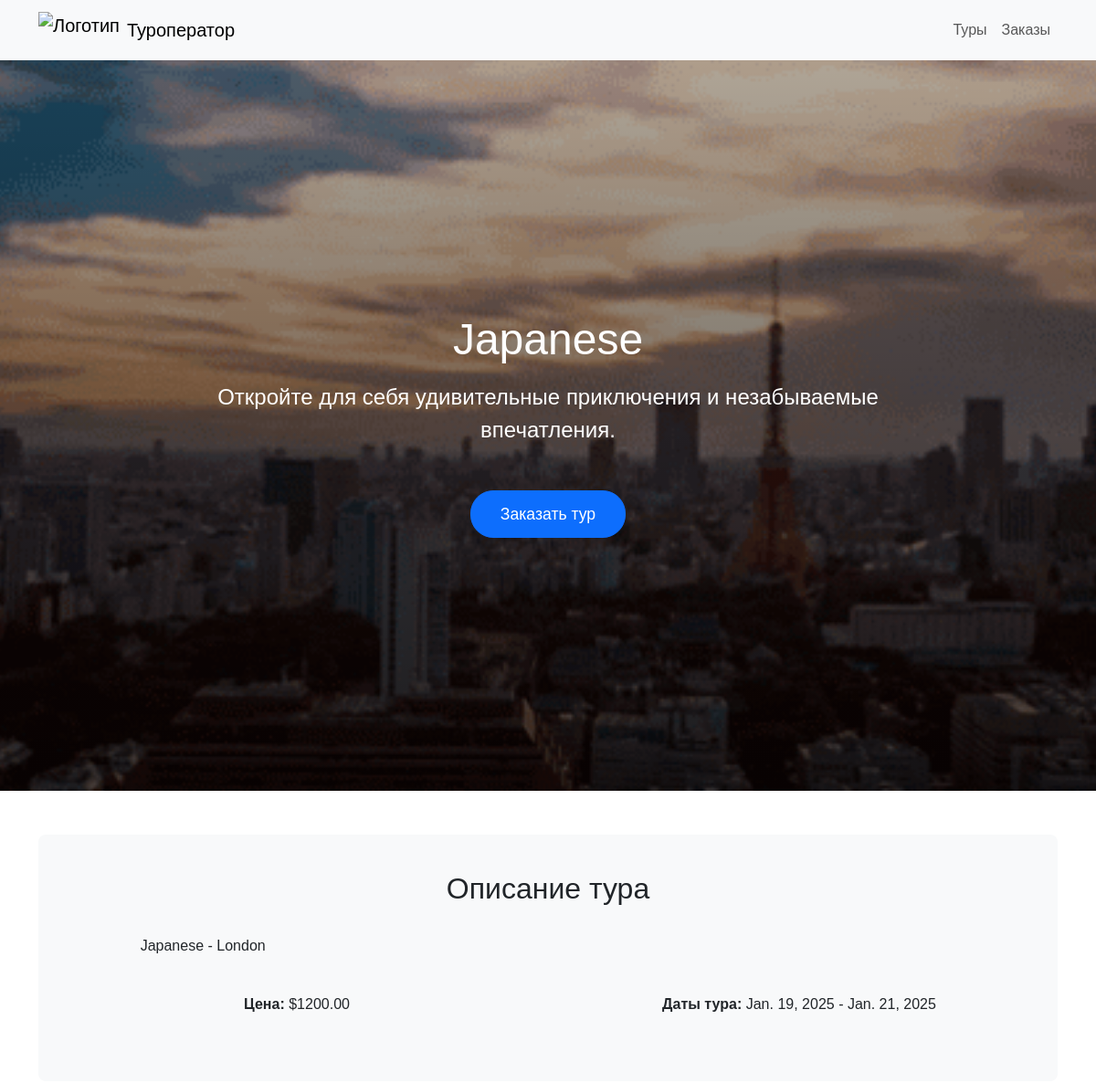
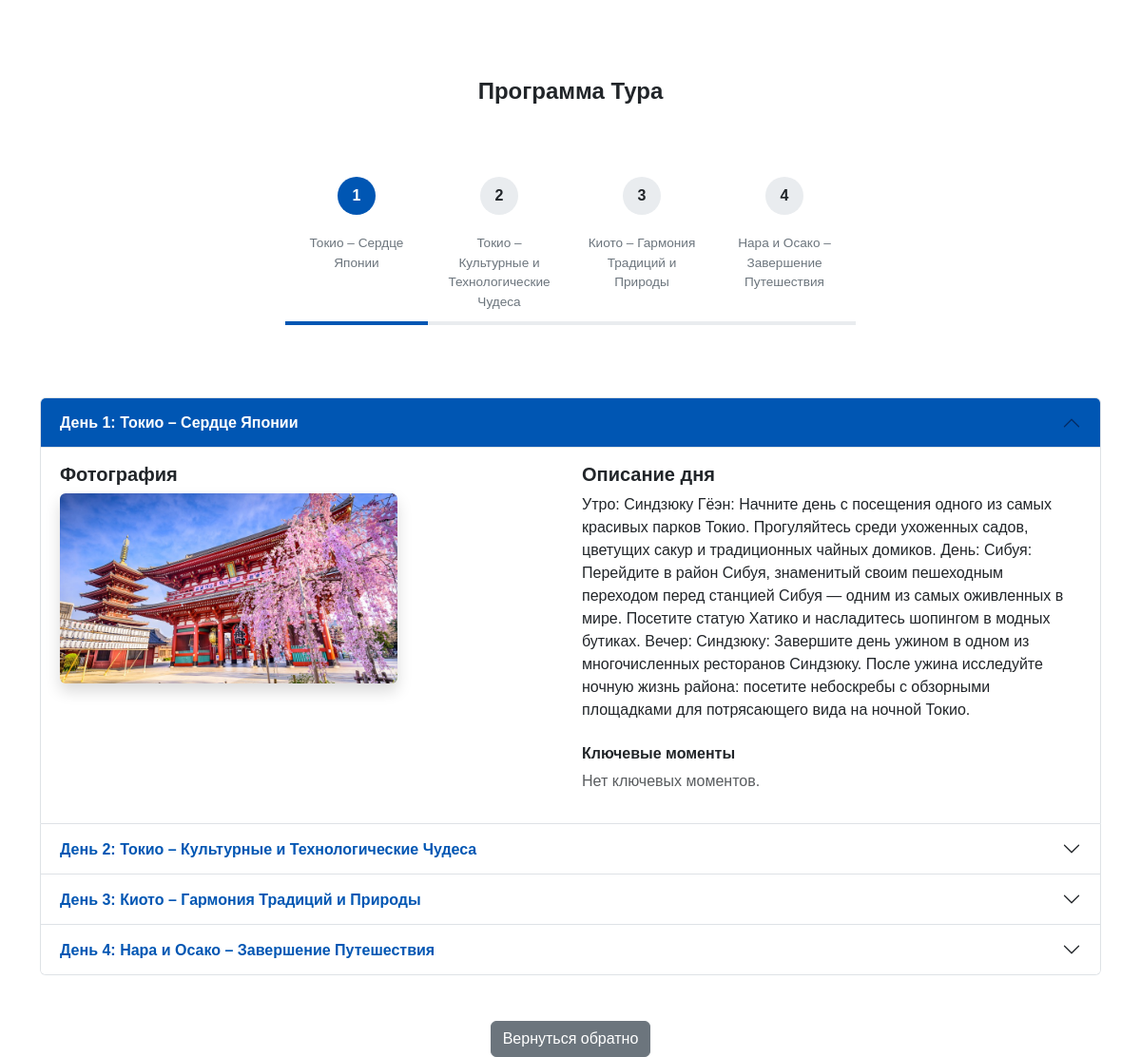
Page /tours/2/ on the committed database (2 pictures, top to bottom).
### tours/models.py (models this page shows, shortened)
class Tour(models.Model):
    name = models.CharField(max_length=100)
    description = models.TextField()
    price = models.DecimalField(max_digits=10, decimal_places=2)
    start_date = models.DateField()
    end_date = models.DateField()
    image = models.ImageField(upload_to='tour_images/', blank=True, null=True)
    gif = models.ImageField(upload_to='tours_gifs/', blank=True, null=True)
    latitude = models.FloatField(blank=True, null=True)
    longitude = models.FloatField(blank=True, null=True)

class TourDay(models.Model):
    tour = models.ForeignKey(Tour, on_delete=models.CASCADE, related_name='days')
    day_number = models.PositiveIntegerField()
    title = models.CharField(max_length=200)
    description = models.TextField()
    image = models.ImageField(upload_to='tour_day_images/', blank=True, null=True)

### tours/views.py (the view)
# urls.py: path("tours/<int:tour_id>/", views.tour_detail, name="tour_detail"),
def tour_detail(request, tour_id):
    tour = get_object_or_404(Tour, id=tour_id)
    return render(request, 'tour_detail.html', {'tour': tour})

### tours/templates/tour_detail.html (shortened to what this page needs)
{% load static %}
<!DOCTYPE html>
<html lang="ru">
<head>
    <link rel="stylesheet" href="https://cdn.jsdelivr.net/npm/bootstrap@5.3.0/dist/css/bootstrap.min.css">
    <link rel="stylesheet" href="https://cdn.jsdelivr.net/npm/bootstrap-icons@1.10.5/font/bootstrap-icons.css">
    <link rel="stylesheet" href="https://cdnjs.cloudflare.com/ajax/libs/animate.css/4.1.1/animate.min.css"/>
</head>
<body>
    <nav class="navbar navbar-expand-lg navbar-light bg-light shadow-sm">
        <div class="container">
            <a class="navbar-brand d-flex align-items-center" href="{% url 'home' %}">
                <img src="{% static 'images/logo.png' %}" alt="Логотип" style="height: 40px; width: auto;">
                <span class="ms-2">Туроператор</span>
            </a>
            <div class="collapse navbar-collapse" id="navbarNav">
                <ul class="navbar-nav ms-auto">
                    <li class="nav-item">
                        <a class="nav-link" href="{% url 'tour_list' %}">Туры</a>
                    </li>
                    <li class="nav-item">
                        <a class="nav-link" href="{% url 'order_list' %}">Заказы</a>
                    </li>
                </ul>
            </div>
        </div>
    </nav>
    <div class="hero-section">
        {% if tour.video %}
            <video autoplay muted loop class="hero-video">
                <source src="{{ tour.video.url }}" type="video/mp4">
                Ваш браузер не поддерживает видео.
            </video>
        {% elif tour.gif %}
            <img src="{{ tour.gif.url }}" alt="Гифка для {{ tour.name }}" class="hero-image">
        {% else %}
            <img src="{% static 'images/default.gif' %}" alt="Гифка по умолчанию" class="hero-image">
        {% endif %}
        <div class="hero-overlay"></div>
        <div class="hero-text">
            <h1 class="animate__animated animate__fadeInDown">{{ tour.name }}</h1>
            <p class="animate__animated animate__fadeInUp">Откройте для себя удивительные приключения и незабываемые впечатления.</p>
            <a href="{% url 'order_tour' tour.id %}" class="btn btn-primary btn-lg mt-3 animate__animated animate__fadeInUp">Заказать тур</a>
        </div>
    </div>
    <div class="container mt-5">
        <div class="description-section mb-5">
            <h2 class="text-center mb-3">Описание тура</h2>
            <div class="row justify-content-center">
                <div class="col-12 col-md-10">
                    <p class="description">
                        {{ tour.description|linebreaks }}
                    </p>
                </div>
            </div>
            <div class="row text-center mt-4">
                <div class="col-md-6 mb-3">
                    <p><strong>Цена:</strong> ${{ tour.price }}</p>
                </div>
                <div class="col-md-6 mb-3">
                    <p><strong>Даты тура:</strong> {{ tour.start_date }} - {{ tour.end_date }}</p>
                </div>
            </div>
        </div>
        <div class="steps-container">
            <div class="steps-title">Программа Тура</div>
            <div class="progress-steps" id="progressSteps">
                {% for day in tour.days.all %}
                <div class="step-item" data-target="#collapse{{ day.day_number }}">
                    <div class="step-circle{% if forloop.first %} active{% endif %}{% if day.is_completed %} completed{% endif %}">
                        {{ day.day_number }}
                    </div>
                    <div class="step-title">{{ day.title }}</div>
                </div>
                {% endfor %}
            </div>
        </div>
        <div class="accordion mb-5" id="tourDaysAccordion">
            {% for day in tour.days.all %}
            <div class="accordion-item">
                <h2 class="accordion-header" id="heading{{ day.day_number }}">
                    <button
                        class="accordion-button {% if not forloop.first %}collapsed{% endif %}"
                        type="button"
                        data-bs-toggle="collapse"
                        data-bs-target="#collapse{{ day.day_number }}"
                        aria-expanded="{% if forloop.first %}true{% else %}false{% endif %}"
                        aria-controls="collapse{{ day.day_number }}"
                    >
                        День {{ day.day_number }}: {{ day.title }}
                    </button>
                </h2>
                <div
                    id="collapse{{ day.day_number }}"
                    class="accordion-collapse collapse {% if forloop.first %}show{% endif %}"
                    aria-labelledby="heading{{ day.day_number }}"
                    data-bs-parent="#tourDaysAccordion"
                >
                    <div class="accordion-body">
                        <div class="row">
                            <div class="col-md-6 mb-4">
                                <h5 class="fw-bold mb-2">Фотография</h5>
                                {% if day.image %}
                                    <img src="{{ day.image.url }}" alt="{{ day.title }}" class="img-fluid rounded shadow mb-3">
                                {% else %}
                                    <img src="{% static 'images/default-day.jpg' %}" alt="Нет изображения" class="img-fluid rounded shadow mb-3">
                                {% endif %}
                            </div>
                            <div class="col-md-6">
                                <h5 class="fw-bold mb-2">Описание дня</h5>
                                <p>{{ day.description }}</p>
                                <h6 class="fw-bold mb-2 mt-4">Ключевые моменты</h6>
                                <ul class="list-unstyled">
                                    {% for point in day.key_points.all %}
                                        <li class="mb-2">
                                            <i class="bi {{ point.icon }} me-2"></i>
                                            {{ point.text }}
                                        </li>
                                    {% empty %}
                                        <li class="text-muted">Нет ключевых моментов.</li>
                                    {% endfor %}
                                </ul>
                            </div>
                        </div>
                    </div>
                </div>
            </div>
            {% endfor %}
        </div>
        <div class="text-center back-button">
            <a href="{% url 'tour_list' %}" class="btn btn-secondary">Вернуться обратно</a>
        </div>
    </div>
</body>
</html>

### tours/templates/tour_detail.html (style rules this page uses)
body { font-family: Arial, sans-serif; }
.hero-section { position: relative; width: 100%; height: 100vh; overflow: hidden; display: flex; align-items: center; justify-content: center; color: #fff; }
.hero-video, .hero-image { position: absolute; top: 50%; left: 50%; min-width: 100%; min-height: 100%; width: auto; height: auto; z-index: 1; transform: translate(-50%, -50%); object-fit: cover; }
.hero-overlay { position: absolute; top: 0; left: 0; width: 100%; height: 100%; background: linear-gradient(180deg, rgba(0,0,0,0.3), rgba(0,0,0,0.7)); z-index: 2; }
.hero-text { position: relative; z-index: 3; text-align: center; max-width: 800px; padding: 20px; animation: fadeIn 2s ease-in-out; }
.hero-text h1 { font-size: 3rem; margin-bottom: 1rem; animation: slideInDown 1s ease-in-out; word-wrap: break-word; white-space: normal; }
.hero-text p { font-size: 1.5rem; margin-bottom: 2rem; animation: slideInUp 1s ease-in-out; word-wrap: break-word; white-space: normal; }
.btn-primary.btn-lg { padding: 0.75rem 2rem; font-size: 1.1rem; border-radius: 25px; transition: background-color 0.3s ease, transform 0.3s ease; }
.description-section { background-color: #f8f9fa; padding: 40px 20px; border-radius: 8px; }
.description { font-size: 1.2rem; line-height: 1.6; color: #555; overflow-wrap: break-word; word-wrap: break-word; }
.steps-container { margin-top: 80px; margin-bottom: 30px; }
.steps-title { font-size: 1.5rem; font-weight: 600; text-align: center; margin-bottom: 2rem; }
.progress-steps { display: flex; justify-content: space-between; align-items: flex-start; position: relative; --progress-percent: 33.333%; padding: 40px 0 60px 0; margin: 0 auto; max-width: 600px; }
.progress-steps::before { content: ""; position: absolute; top: 80%; left: 0; height: 4px; background-color: #e9ecef; z-index: 0; width: 100%; transform: translateY(-50%); }
.progress-steps::after { content: ""; position: absolute; top: 80%; left: 0; height: 4px; background-color: #0056b3; z-index: 1; width: var(--progress-percent, 0%); transform: translateY(-50%); transition: width 0.3s ease; }
.step-item { display: flex; flex-direction: column; align-items: center; position: relative; cursor: pointer; z-index: 2; flex: 1; }
.step-circle { width: 40px; height: 40px; background-color: #e9ecef; border-radius: 50%; display: flex; justify-content: center; align-items: center; font-weight: bold; margin-bottom: 10px; transition: background-color 0.3s ease, color 0.3s ease; flex-shrink: 0; word-wrap: break-word; white-space: normal; text-align: center; }
.step-title { font-size: 0.85rem; color: #6c757d; text-align: center; max-width: 120px; word-wrap: break-word; white-space: normal; margin-top: 10px; }
.step-circle.active { background-color: #0056b3; color: #fff; }
.accordion-button { font-weight: bold; color: #0056b3; }
.accordion-button:not(.collapsed) { color: #fff; background-color: #0056b3; }
.accordion-body img { max-height: 200px; object-fit: cover; border-radius: 8px; }
.mb-5 { margin-bottom: 3rem !important; }
.back-button { margin-top: 20px; }

### rows in the picture
Tour: gif (picture), name "Japanese", description "Japanese - London", price "1200.00", start_date "Jan. 19, 2025", end_date "Jan. 21, 2025"
TourDay: day_number "1", title "Токио – Сердце Японии", image (picture), description "Утро: Синдзюку Гёэн: Начните день с посещения одного из самых красивых парков Токио. Прогуляйтесь среди ухоженных садов, цветущих сакур и традиционных чайных домиков. День: Сибуя: Перейдите в район Сибуя, знаменитый своим пешеходным переходом перед станцией Сибуя — одним из самых оживленных в мире. Посетите статую Хатико и насладитесь шопингом в модных бутиках. Вечер: Синдзюку: Завершите день ужином в одном из многочисленных ресторанов Синдзюку. После ужина исследуйте ночную жизнь района: посетите небоскребы с обзорными площадками для потрясающего вида на ночной Токио."
TourDay: day_number "2", title "Токио – Культурные и Технологические Чудеса"
TourDay: day_number "3", title "Киото – Гармония Традиций и Природы"
TourDay: day_number "4", title "Нара и Осако – Завершение Путешествия"
